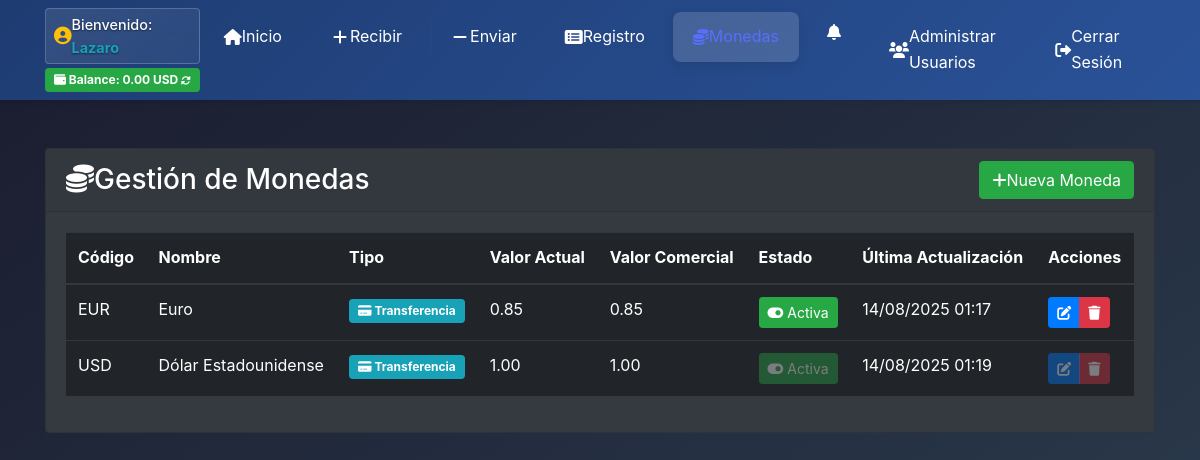
Page /remesas/monedas/ (signed in) on the earlier database version.
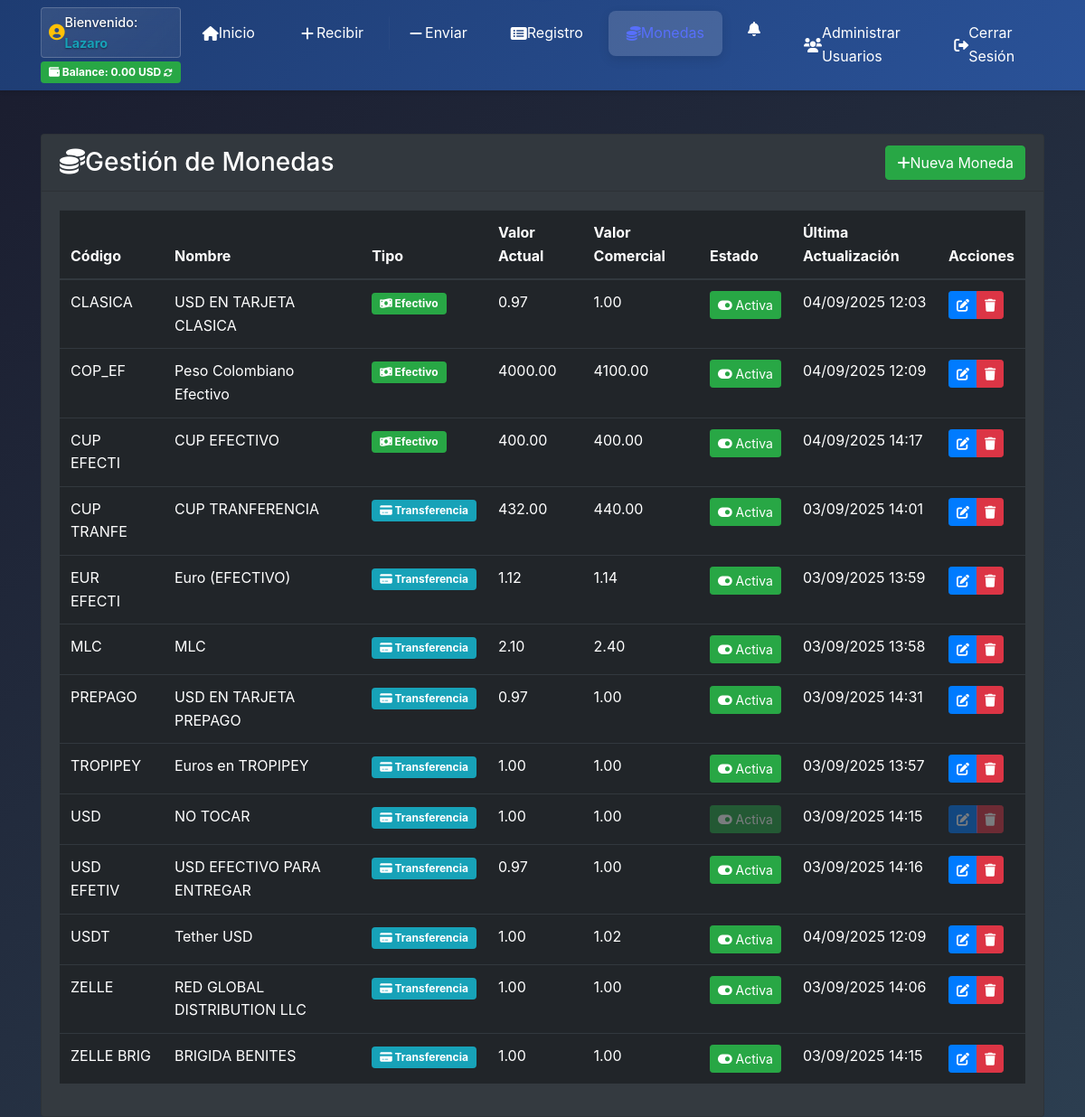
Same page on the later database version.
### remesas/models.py (models this page shows, shortened)
class Moneda(models.Model):
    TIPO_MONEDA_CHOICES = [
        ('efectivo', 'Efectivo'),
        ('transferencia', 'Transferencia'),
    ]
    codigo = models.CharField(max_length=10, unique=True, verbose_name='Código')
    nombre = models.CharField(max_length=50, verbose_name='Nombre')
    valor_actual = models.DecimalField(
        max_digits=15,
        decimal_places=6,
        verbose_name='Valor Actual',
        help_text='Valor actual de la moneda respecto al USD'
    )
    valor_comercial = models.DecimalField(
        max_digits=15,
        decimal_places=6,
        verbose_name='Valor Comercial',
        help_text='Valor comercial de la moneda para transacciones'
    )
    tipo_moneda = models.CharField(
        max_length=20,
        choices=TIPO_MONEDA_CHOICES,
        default='transferencia',
        verbose_name='Tipo de Moneda',
        help_text='Tipo de moneda: efectivo o transferencia'
    )
    activa = models.BooleanField(default=True, verbose_name='Activa')
    fecha_creacion = models.DateTimeField(auto_now_add=True)
    fecha_actualizacion = models.DateTimeField(auto_now=True)
    class Meta:
        verbose_name = 'Moneda'
        verbose_name_plural = 'Monedas'
        ordering = ['codigo']

### remesas/views.py (the view)
# urls.py: path('monedas/', views.lista_monedas, name='lista_monedas'),
@login_required
def lista_monedas(request):
    monedas = models.Moneda.objects.all().order_by('codigo')
    context = {
        'monedas': monedas,
        'total_monedas': monedas.count(),
    }
    return render(request, 'Monedas/lista_monedas.html', context)

### remesas/templates/Monedas/lista_monedas.html (shortened to what the changed rows need)
{% extends 'eglisapp/base.html' %}
{% load static %}
{% block content %}
<div class="container mt-5">
    <div class="card bg-dark text-white">
        <div class="card-body">
            <div class="d-none d-lg-block">
                <div class="table-responsive">
                    <table class="table table-dark table-hover">
                        <thead>
                            <tr>
                                <th>Código</th>
                                <th>Nombre</th>
                                <th>Tipo</th>
                                <th>Valor Actual</th>
                                <th>Valor Comercial</th>
                                <th>Estado</th>
                                <th>Última Actualización</th>
                                <th class="text-end">Acciones</th>
                            </tr>
                        </thead>
                        <tbody>
                            {% for moneda in monedas %}
                            <tr>
                                <td>{{ moneda.codigo }}</td>
                                <td>{{ moneda.nombre }}</td>
                                <td>
                                    <span class="badge {% if moneda.tipo_moneda == 'efectivo' %}bg-success{% else %}bg-info{% endif %}">
                                        <i class="fas {% if moneda.tipo_moneda == 'efectivo' %}fa-money-bill-wave{% else %}fa-credit-card{% endif %} me-1"></i>
                                        {{ moneda.get_tipo_moneda_display }}
                                    </span>
                                </td>
                                <td>{{ moneda.valor_actual|floatformat:2 }}</td>
                                <td>{{ moneda.valor_comercial|floatformat:2 }}</td>
                                <td>
                                    <button type="button"
                                            class="btn btn-sm {% if moneda.activa %}btn-success{% else %}btn-outline-danger{% endif %}"
                                            data-moneda-id="{{ moneda.pk }}"
                                            data-estado-actual="{% if moneda.activa %}true{% else %}false{% endif %}"
                                            onclick="toggleEstadoMoneda(this.dataset.monedaId, this.dataset.estadoActual === 'true')"
                                            {% if moneda.codigo == 'USD' %}disabled{% endif %}
                                            title="{% if moneda.activa %}Desactivar moneda{% else %}Activar moneda{% endif %}">
                                        <i class="fas {% if moneda.activa %}fa-toggle-on{% else %}fa-toggle-off{% endif %} me-1"></i>
                                        {% if moneda.activa %}Activa{% else %}Inactiva{% endif %}
                                    </button>
                                </td>
                                <td>{{ moneda.fecha_actualizacion|date:"d/m/Y H:i" }}</td>
                                <td class="text-end">
                                    <div class="btn-group btn-group-sm">
                                        <a href="{% url 'remesas:editar_moneda' moneda.pk %}"
                                           class="btn btn-primary"
                                           {% if moneda.codigo == 'USD' %}disabled{% endif %}
                                           title="Editar">
                                            <i class="fas fa-edit"></i>
                                        </a>
                                        <button type="button"
                                                class="btn btn-danger"
                                                onclick="eliminarMoneda('{{ moneda.pk }}', '{{ moneda.codigo }}', '{{ moneda.nombre }}')"
                                                {% if moneda.codigo == 'USD' %}disabled{% endif %}
                                                title="Eliminar moneda">
                                            <i class="fas fa-trash"></i>
                                        </button>
                                    </div>
                                </td>
                            </tr>
                            {% empty %}
                            <tr>
                                <td colspan="8" class="text-center">No hay monedas registradas</td>
                            </tr>
                            {% endfor %}
                        </tbody>
                    </table>
                </div>
            </div>
        </div>
    </div>
</div>
{% endblock %}

### eglisapp/templates/eglisapp/base.html (shortened to what the changed rows need)
<!DOCTYPE html>
<html lang="es">
<head>
    {% load static %}
    <link href="{% static 'eglisapp/vendor/bootstrap/css/bootstrap.min.css' %}" rel="stylesheet">
    <link href="{% static 'eglisapp/css/gestion.css' %}" rel="stylesheet">
    <link rel="stylesheet" href="https://cdnjs.cloudflare.com/ajax/libs/font-awesome/6.0.0/css/all.min.css">
    <link rel="stylesheet" href="https://cdn.jsdelivr.net/npm/sweetalert2@11/dist/sweetalert2.min.css">
</head>
<body{% block body_class %}{% endblock %}>
    <nav class="navbar navbar-expand-lg navbar-dark sticky-top py-2" id="mainNav">
        <div class="container">
            {% if user.is_authenticated %}
            <div class="d-flex flex-column align-items-start">
              {% if user.is_authenticated %}
              <div class="d-flex align-items-center">
                {% if user_balance is not None and user_balance >= 0 %}
                <span class="badge bg-success rounded-pill fs-4" id="balance-badge" style="cursor: pointer;" title="Clic para actualizar balance">
                <i class="fas fa-wallet me-1"></i>
                <span class="fw-medium">Balance:</span>
                  <span id="balance-amount">{{ user_balance|floatformat:2 }}</span> <span id="balance-currency">{{ user_balance_moneda }}</span>
                  <i class="fas fa-sync-alt ms-1" id="balance-refresh-icon" style="font-size: 0.8em;"></i>
                </span>
                {% endif %}
              </div>
              {% endif %}
            </div>
            {% endif %}
    </div>
  </nav>
    {% block content %}
    {% endblock %}
</body>
</html>

Differences in the rows shown:
changed Moneda "USD": nombre "Dólar Estadounidense" → "NO TOCAR"; fecha_actualizacion "14/08/2025 01:19" → "03/09/2025 14:15"
added Moneda: codigo "CLASICA", nombre "USD EN TARJETA CLASICA", tipo_moneda "Efectivo", valor_actual "0.97", valor_comercial "1.00", activa True (drawn), fecha_actualizacion "04/09/2025 12:03"
added Moneda: codigo "COP_EF", nombre "Peso Colombiano Efectivo", tipo_moneda "Efectivo", valor_actual "4000.00", valor_comercial "4100.00", activa True (drawn), fecha_actualizacion "04/09/2025 12:09"
added Moneda: codigo "CUP EFECTI", nombre "CUP EFECTIVO", tipo_moneda "Efectivo", valor_actual "400.00", valor_comercial "400.00", activa True (drawn), fecha_actualizacion "04/09/2025 14:17"
added Moneda: codigo "CUP TRANFE", nombre "CUP TRANFERENCIA", tipo_moneda "Transferencia", valor_actual "432.00", valor_comercial "440.00", activa True (drawn), fecha_actualizacion "03/09/2025 14:01"
changed Moneda: codigo "EUR" → "EUR EFECTI"; nombre "Euro" → "Euro (EFECTIVO)"; valor_actual "0.85" → "1.12"; valor_comercial "0.85" → "1.14"; fecha_actualizacion "14/08/2025 01:17" → "03/09/2025 13:59"
added Moneda: codigo "MLC", nombre "MLC", tipo_moneda "Transferencia", valor_actual "2.10", valor_comercial "2.40", activa True (drawn), fecha_actualizacion "03/09/2025 13:58"
added Moneda: codigo "PREPAGO", nombre "USD EN TARJETA PREPAGO", tipo_moneda "Transferencia", valor_actual "0.97", valor_comercial "1.00", activa True (drawn), fecha_actualizacion "03/09/2025 14:31"
added Moneda: codigo "TROPIPEY", nombre "Euros en TROPIPEY", tipo_moneda "Transferencia", valor_actual "1.00", valor_comercial "1.00", activa True (drawn), fecha_actualizacion "03/09/2025 13:57"
added Moneda: codigo "USD EFETIV", nombre "USD EFECTIVO PARA ENTREGAR", tipo_moneda "Transferencia", valor_actual "0.97", valor_comercial "1.00", activa True (drawn), fecha_actualizacion "03/09/2025 14:16"
added Moneda: codigo "USDT", nombre "Tether USD", tipo_moneda "Transferencia", valor_actual "1.00", valor_comercial "1.02", activa True (drawn), fecha_actualizacion "04/09/2025 12:09"
added Moneda: codigo "ZELLE", nombre "RED GLOBAL DISTRIBUTION LLC", tipo_moneda "Transferencia", valor_actual "1.00", valor_comercial "1.00", activa True (drawn), fecha_actualizacion "03/09/2025 14:06"
added Moneda: codigo "ZELLE BRIG", nombre "BRIGIDA BENITES", tipo_moneda "Transferencia", valor_actual "1.00", valor_comercial "1.00", activa True (drawn), fecha_actualizacion "03/09/2025 14:15"
